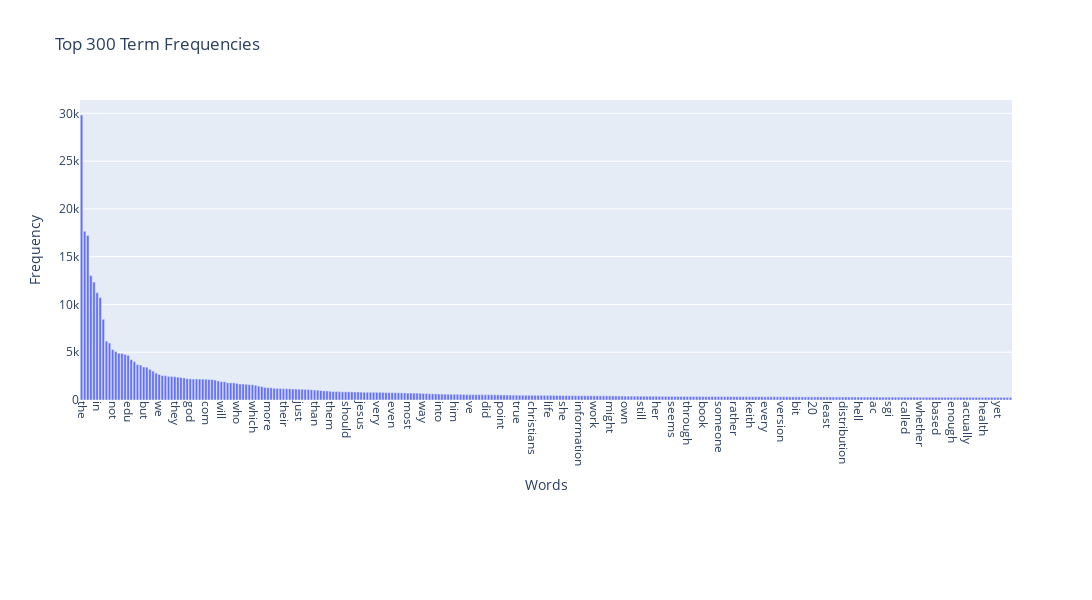

Notebook cell for this chart:
### Markdown cell above
### >>> **Exercise 15 (take home):**
 You can copy the code from the previous exercise and change the 'term_frequencies' variable for the 'term_frequencies_log', comment about the differences that you observe and talk about other possible insights that we can get from a log distribution.

### Code cell
# Answer here
# 計算詞的頻率
term_frequencies_log = np.asarray(X_counts.sum(axis=0))[0]  # 每個詞彙的總詞頻
terms = count_vect.get_feature_names_out()  # 獲取所有詞彙名稱

# 建一個 DataFrame 來讓 Plotly 使用
data = pd.DataFrame({'Term': terms, 'Frequency': term_frequencies})

# 按照詞的頻率以降序排序並選取前 300 頻率最高的個詞
data = data.sort_values(by='Frequency', ascending=False).head(300)

# 這裡發現不能用 g 而是要用 fig 來儲存 Plotly 或 Matplotlib 創建的圖表
fig = px.bar(data,  
             x='Term',       
             y='Frequency',  
             title='Top 300 Term Frequencies', # 標題名稱
             labels={'Term': 'Term', 'Frequency': 'Frequency'}, # 幫 x, y 軸加上標籤
             height=600,  
             width=1200)  

fig.update_layout(
    xaxis_title="Words",
    yaxis_title="Frequency",
    xaxis_tickangle=90,  
    showlegend=False,
    bargap=0.2,  # 每個長條之間的間距
    margin=dict(b=200)  # 增加底部邊距以容納旋轉的標籤
)

fig.show()

### Figure 1 — Plotly figure (JSON) as saved in the notebook; plotly's stock layout.template omitted (floating-point values rounded to 4 significant figures; data arrays with more than 128 entries replaced by an {"elided": "..."} marker saying what was removed)
{"data": [{"hovertemplate": "Term=%{x}<br>Frequency=%{y}<extra></extra>", "legendgroup": "", "marker": {"color": "#636efa", "pattern": {"shape": ""}}, "name": "", "orientation": "v", "showlegend": false, "textposition": "auto", "type": "bar", "x": {"elided": "300 str values"}, "xaxis": "x", "y": {"elided": "300 int values"}, "yaxis": "y"}], "layout": {"bargap": 0.2, "barmode": "relative", "height": 600, "legend": {"tracegroupgap": 0}, "margin": {"b": 200}, "showlegend": false, "title": {"text": "Top 300 Term Frequencies"}, "width": 1200, "xaxis": {"anchor": "y", "domain": [0, 1], "tickangle": 90, "title": {"text": "Words"}}, "yaxis": {"anchor": "x", "domain": [0, 1], "title": {"text": "Frequency"}}}}
